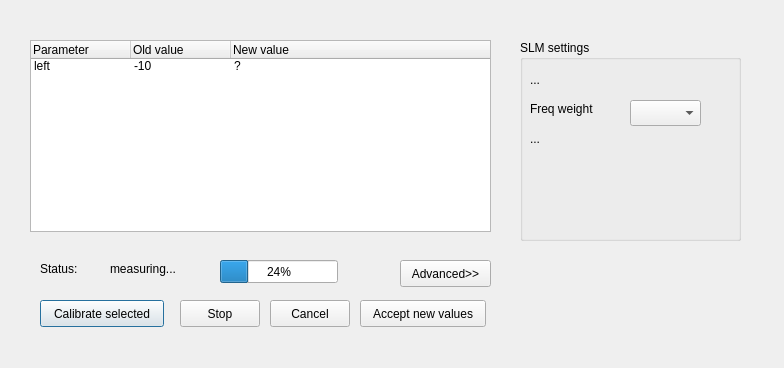
<ui version="4.0" >
 <class>Dialog</class>
 <widget class="QDialog" name="Dialog" >
  <property name="geometry" >
   <rect>
    <x>0</x>
    <y>0</y>
    <width>784</width>
    <height>368</height>
   </rect>
  </property>
  <property name="windowTitle" >
   <string>Dialog</string>
  </property>
  <widget class="QTreeWidget" name="treeWidget" >
   <property name="geometry" >
    <rect>
     <x>30</x>
     <y>40</y>
     <width>461</width>
     <height>192</height>
    </rect>
   </property>
   <property name="selectionMode" >
    <enum>QAbstractItemView::MultiSelection</enum>
   </property>
   <property name="indentation" >
    <number>20</number>
   </property>
   <property name="rootIsDecorated" >
    <bool>false</bool>
   </property>
   <property name="columnCount" >
    <number>3</number>
   </property>
   <column>
    <property name="text" >
     <string>Parameter</string>
    </property>
   </column>
   <column>
    <property name="text" >
     <string>Old value</string>
    </property>
   </column>
   <column>
    <property name="text" >
     <string>New value</string>
    </property>
   </column>
   <item>
    <property name="text" >
     <string>left</string>
    </property>
    <property name="text" >
     <string>-10</string>
    </property>
    <property name="text" >
     <string>?</string>
    </property>
   </item>
  </widget>
  <widget class="QProgressBar" name="progressBar" >
   <property name="geometry" >
    <rect>
     <x>220</x>
     <y>260</y>
     <width>118</width>
     <height>23</height>
    </rect>
   </property>
   <property name="value" >
    <number>24</number>
   </property>
  </widget>
  <widget class="QLabel" name="label" >
   <property name="geometry" >
    <rect>
     <x>40</x>
     <y>260</y>
     <width>57</width>
     <height>18</height>
    </rect>
   </property>
   <property name="text" >
    <string>Status:</string>
   </property>
  </widget>
  <widget class="QLabel" name="label_2" >
   <property name="geometry" >
    <rect>
     <x>110</x>
     <y>260</y>
     <width>81</width>
     <height>18</height>
    </rect>
   </property>
   <property name="text" >
    <string>measuring...</string>
   </property>
  </widget>
  <widget class="QPushButton" name="pushButton" >
   <property name="geometry" >
    <rect>
     <x>40</x>
     <y>300</y>
     <width>124</width>
     <height>27</height>
    </rect>
   </property>
   <property name="text" >
    <string>Calibrate selected</string>
   </property>
  </widget>
  <widget class="QPushButton" name="pushButton_2" >
   <property name="geometry" >
    <rect>
     <x>180</x>
     <y>300</y>
     <width>80</width>
     <height>27</height>
    </rect>
   </property>
   <property name="text" >
    <string>Stop</string>
   </property>
  </widget>
  <widget class="QPushButton" name="pushButton_3" >
   <property name="geometry" >
    <rect>
     <x>360</x>
     <y>300</y>
     <width>126</width>
     <height>27</height>
    </rect>
   </property>
   <property name="text" >
    <string>Accept new values</string>
   </property>
  </widget>
  <widget class="QPushButton" name="pushButton_4" >
   <property name="geometry" >
    <rect>
     <x>400</x>
     <y>260</y>
     <width>91</width>
     <height>27</height>
    </rect>
   </property>
   <property name="text" >
    <string>Advanced>></string>
   </property>
  </widget>
  <widget class="QGroupBox" name="groupBox" >
   <property name="geometry" >
    <rect>
     <x>520</x>
     <y>40</y>
     <width>221</width>
     <height>201</height>
    </rect>
   </property>
   <property name="title" >
    <string>SLM settings</string>
   </property>
   <widget class="QLabel" name="label_3" >
    <property name="geometry" >
     <rect>
      <x>10</x>
      <y>60</y>
      <width>81</width>
      <height>18</height>
     </rect>
    </property>
    <property name="text" >
     <string>Freq weight</string>
    </property>
   </widget>
   <widget class="QComboBox" name="comboBox" >
    <property name="geometry" >
     <rect>
      <x>110</x>
      <y>60</y>
      <width>71</width>
      <height>26</height>
     </rect>
    </property>
   </widget>
   <widget class="QLabel" name="label_4" >
    <property name="geometry" >
     <rect>
      <x>10</x>
      <y>90</y>
      <width>57</width>
      <height>18</height>
     </rect>
    </property>
    <property name="text" >
     <string>...</string>
    </property>
   </widget>
   <widget class="QLabel" name="label_5" >
    <property name="geometry" >
     <rect>
      <x>10</x>
      <y>30</y>
      <width>71</width>
      <height>20</height>
     </rect>
    </property>
    <property name="text" >
     <string>...</string>
    </property>
   </widget>
  </widget>
  <widget class="QPushButton" name="pushButton_5" >
   <property name="geometry" >
    <rect>
     <x>270</x>
     <y>300</y>
     <width>80</width>
     <height>27</height>
    </rect>
   </property>
   <property name="text" >
    <string>Cancel</string>
   </property>
  </widget>
 </widget>
 <resources/>
 <connections/>
</ui>
